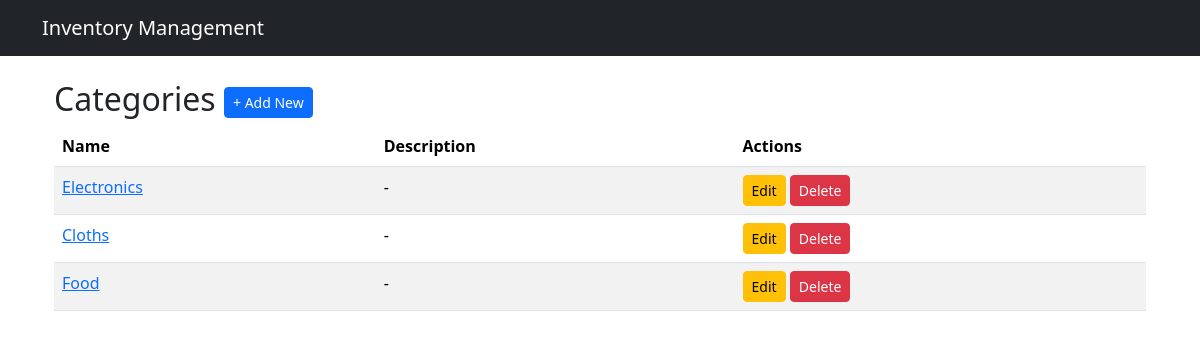
/categories/ (signed in), run on an earlier commit of the app's database.
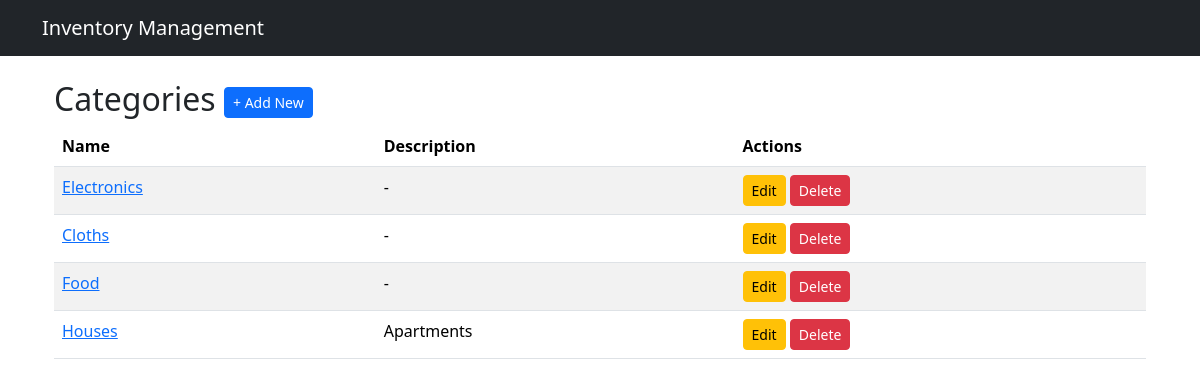
And on a later commit of the database.
### inventory/models.py (models this page shows, shortened)
class Category(models.Model):
    name = models.CharField(max_length=100, unique=True)
    description = models.TextField(blank=True)
    class Meta:
        verbose_name_plural = "categories"

### inventory/views.py (the view)
# urls.py: path('categories/', CategoryListView.as_view(), name='category_list'),
class CategoryListView(LoginRequiredMixin, ListView):
    model = Category
    template_name = 'inventory/category_list.html'
    context_object_name = 'categories'

### inventory/templates/inventory/category_list.html (shortened to what this page needs)
{% extends 'inventory/base.html' %}
{% block content %}
<div class="container mt-4">
    <h2>Categories
         <a href="{% url 'category_create' %}" class="btn btn-primary btn-sm">+ Add New</a>
    </h2>
    {% if categories %}
    <table class="table table-striped">
        <thead>
            <tr>
                <th>Name</th>
                <th>Description</th>
                <th>Actions</th>
            </tr>
        </thead>
        <tbody>
            {% for category in categories %}
            <tr>
                <td><a href="{% url 'category_detail' category.pk %}">{{ category.name }}</a></td>
                <td>{{ category.description|truncatewords:15|default:"-" }}</td>
                <td>
                    <a href="{% url 'category_update' category.pk %}" class="btn btn-sm btn-warning">Edit</a>
                    <a href="{% url 'category_delete' category.pk %}" class="btn btn-sm btn-danger">Delete</a>
                </td>
            </tr>
            {% endfor %}
        </tbody>
    </table>
    {% else %}
    <p>No categories yet. Add one!</p>
    {% endif %}
</div>
{% endblock %}

What changed in the data, as far as the page shows it:
added Category: name "Houses", description "Apartments"
